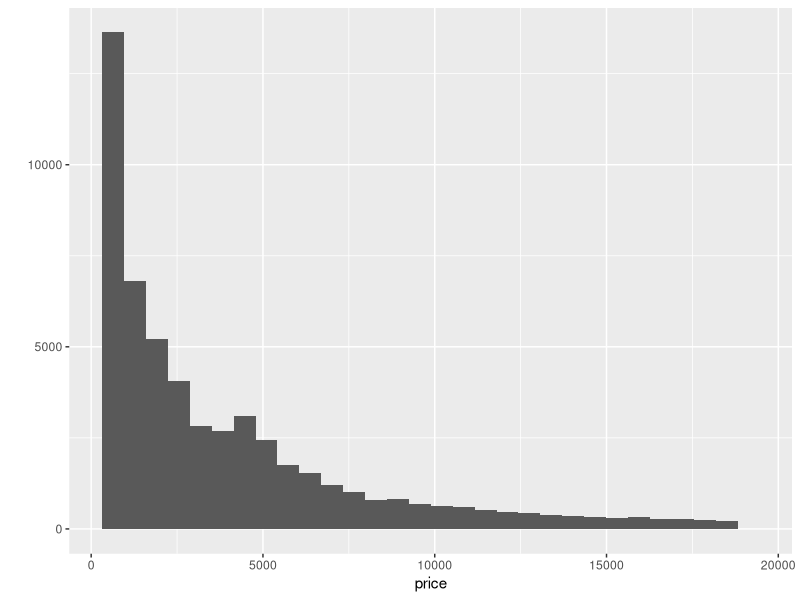
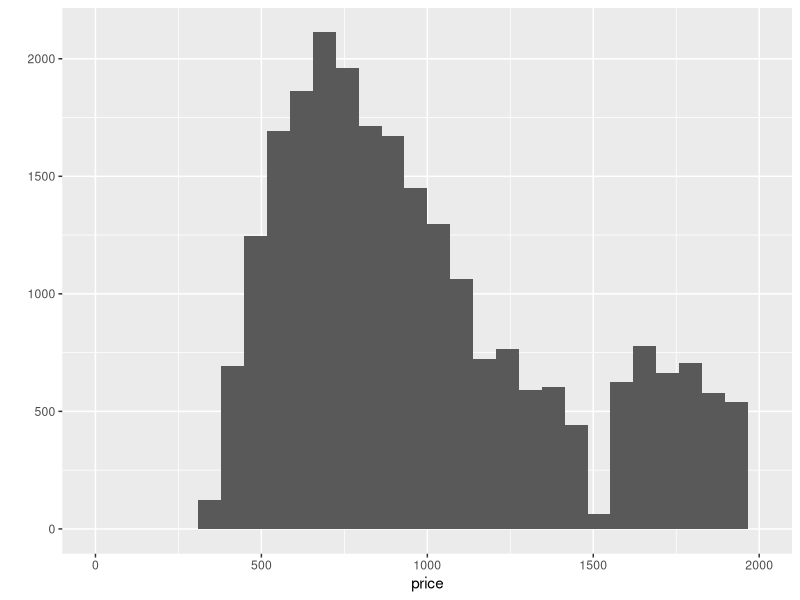
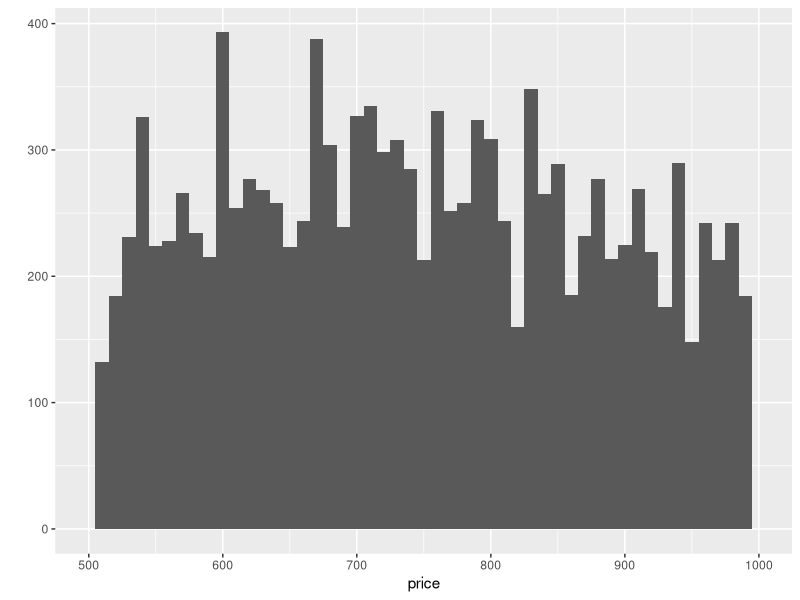
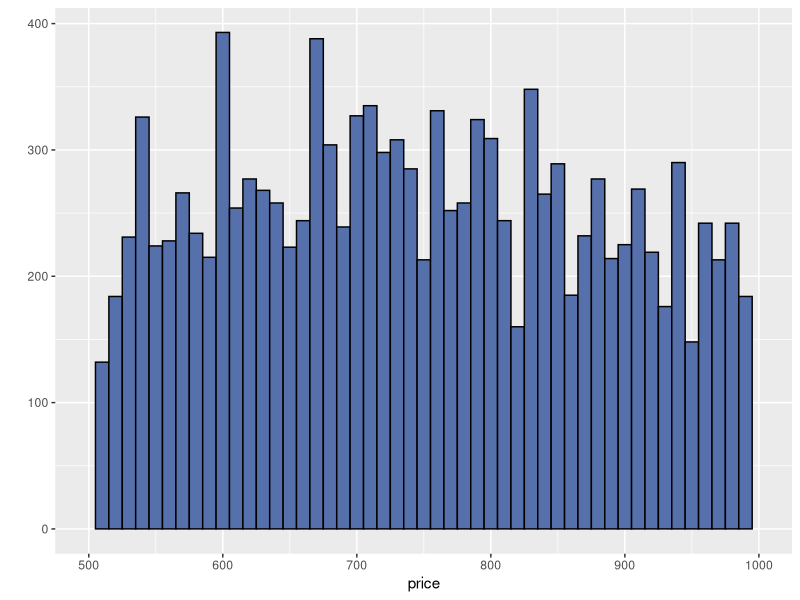
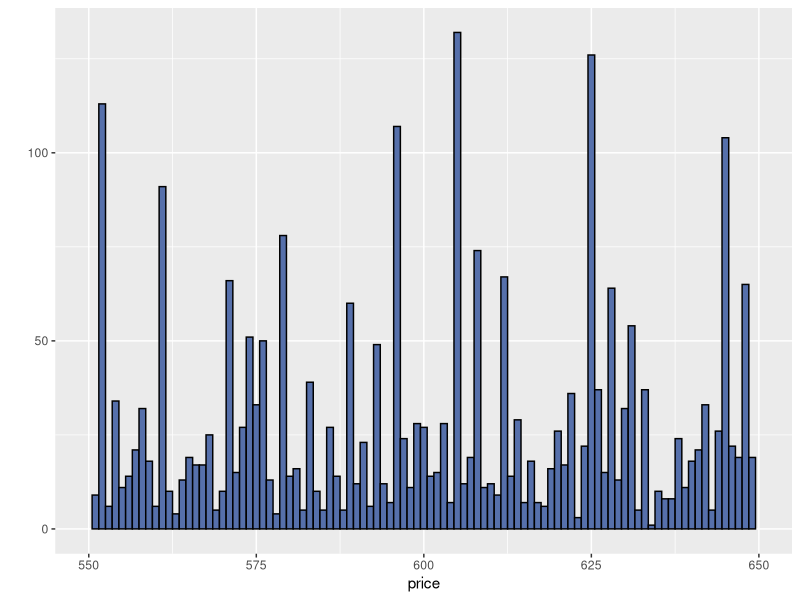
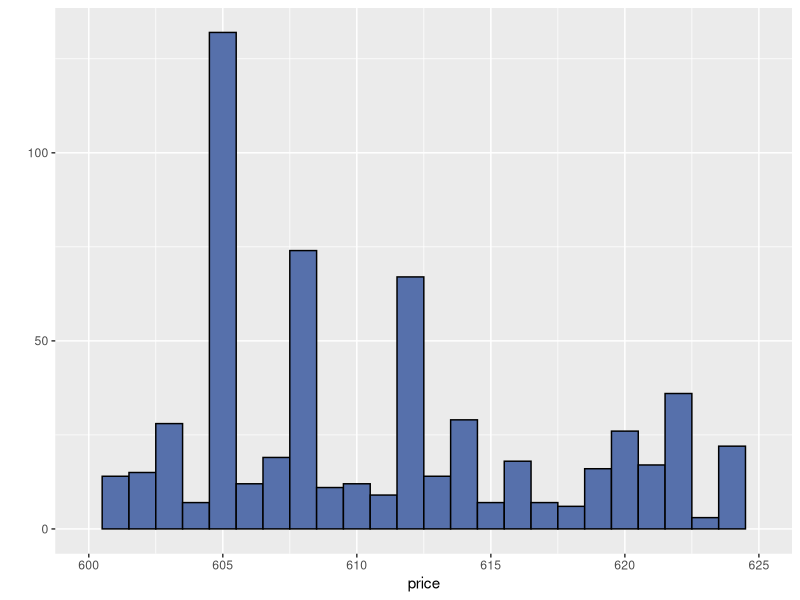

Generate these figures, in order, with R:
## ---- chunk 1
knitr::opts_chunk$set(echo = TRUE)
## ---- chunk 2
library('ggplot2')
summary(diamonds)
## ---- chunk 3
head(diamonds)
?diamonds
## ---- chunk 4
levels(diamonds$clarity)
levels(diamonds$cut)
levels(diamonds$color)
## ---- chunk 5
qplot(data = diamonds, x = price)
## ---- chunk 6
summary(diamonds$price)
## ---- chunk 7
qplot(data = diamonds, x = price) +
  scale_x_continuous(limits = c(0, 2000))

print(length(diamonds$price[diamonds$price < 2401])) #less than median
print(length(diamonds$price[diamonds$price > 3933])) #less than mean
## ---- chunk 8
qplot(data = diamonds, x = price, binwidth = 10) + 
  scale_x_continuous(limits = c(500, 1000))

qplot(data = diamonds, x = price, binwidth = 10,
      fill = I("#5670AB"), color = I('black')) +
  scale_x_continuous(limits = c(500, 1000))

qplot(data = diamonds, x = price, binwidth = 1,
      fill = I("#5670AB"), color = I('black')) +
  scale_x_continuous(limits = c(550, 650))

qplot(data = diamonds, x = price, binwidth = 1,
      fill = I("#5670AB"), color = I('black')) +
  scale_x_continuous(limits = c(600, 625))
